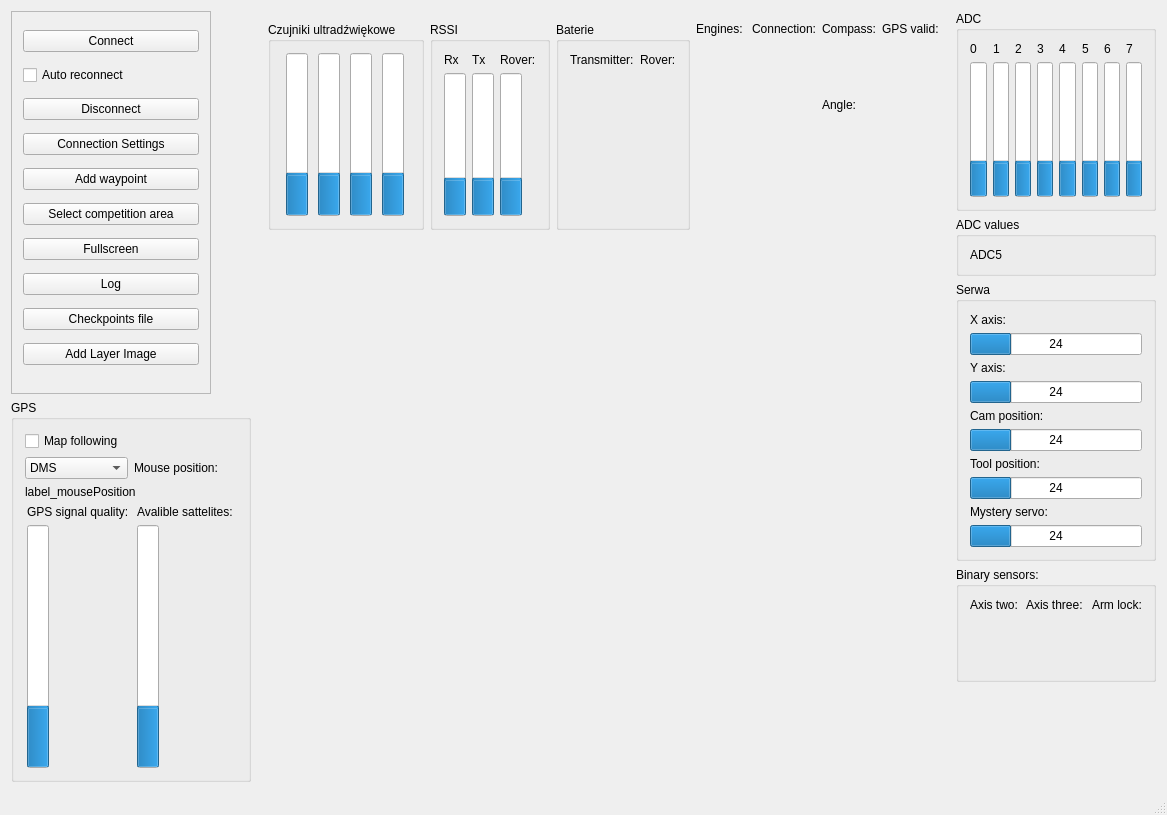
<?xml version="1.0" encoding="UTF-8"?>
<ui version="4.0">
 <class>MainWindow</class>
 <widget class="QMainWindow" name="MainWindow">
  <property name="geometry">
   <rect>
    <x>0</x>
    <y>0</y>
    <width>1112</width>
    <height>815</height>
   </rect>
  </property>
  <property name="windowTitle">
   <string>MainWindow</string>
  </property>
  <widget class="QWidget" name="centralWidget">
   <layout class="QHBoxLayout" name="horizontalLayout_10">
    <item>
     <layout class="QVBoxLayout" name="verticalLayout_left">
      <item>
       <widget class="QFrame" name="frame_buttons">
        <property name="sizePolicy">
         <sizepolicy hsizetype="Fixed" vsizetype="Expanding">
          <horstretch>0</horstretch>
          <verstretch>0</verstretch>
         </sizepolicy>
        </property>
        <property name="minimumSize">
         <size>
          <width>200</width>
          <height>0</height>
         </size>
        </property>
        <property name="maximumSize">
         <size>
          <width>16777215</width>
          <height>16777215</height>
         </size>
        </property>
        <property name="frameShape">
         <enum>QFrame::StyledPanel</enum>
        </property>
        <property name="frameShadow">
         <enum>QFrame::Raised</enum>
        </property>
        <layout class="QVBoxLayout" name="verticalLayout_3">
         <item>
          <widget class="QPushButton" name="pushButtonConnect">
           <property name="text">
            <string>Connect</string>
           </property>
          </widget>
         </item>
         <item>
          <widget class="QCheckBox" name="checkBox_autoReconnect">
           <property name="text">
            <string>Auto reconnect</string>
           </property>
          </widget>
         </item>
         <item>
          <widget class="QPushButton" name="pushButtonDisconnect">
           <property name="text">
            <string>Disconnect</string>
           </property>
          </widget>
         </item>
         <item>
          <widget class="QPushButton" name="pushButtonPreferences">
           <property name="text">
            <string>Connection Settings</string>
           </property>
          </widget>
         </item>
         <item>
          <widget class="QPushButton" name="pushButton_addCheckPoint">
           <property name="text">
            <string>Add waypoint</string>
           </property>
           <property name="checkable">
            <bool>false</bool>
           </property>
          </widget>
         </item>
         <item>
          <widget class="QPushButton" name="pushButton_area">
           <property name="text">
            <string>Select competition area</string>
           </property>
          </widget>
         </item>
         <item>
          <widget class="QPushButton" name="pushButton_fullscreen">
           <property name="text">
            <string>Fullscreen</string>
           </property>
          </widget>
         </item>
         <item>
          <widget class="QPushButton" name="pushButtonLog">
           <property name="text">
            <string>Log</string>
           </property>
          </widget>
         </item>
         <item>
          <widget class="QPushButton" name="pushButtonCheckpoints">
           <property name="text">
            <string>Checkpoints file</string>
           </property>
           <property name="flat">
            <bool>false</bool>
           </property>
          </widget>
         </item>
         <item>
          <widget class="QPushButton" name="pushButton_layerImage">
           <property name="text">
            <string>Add Layer Image</string>
           </property>
          </widget>
         </item>
        </layout>
       </widget>
      </item>
      <item>
       <widget class="QGroupBox" name="groupBox_GPS">
        <property name="sizePolicy">
         <sizepolicy hsizetype="Minimum" vsizetype="Expanding">
          <horstretch>0</horstretch>
          <verstretch>0</verstretch>
         </sizepolicy>
        </property>
        <property name="minimumSize">
         <size>
          <width>240</width>
          <height>0</height>
         </size>
        </property>
        <property name="maximumSize">
         <size>
          <width>16777215</width>
          <height>16777215</height>
         </size>
        </property>
        <property name="title">
         <string>GPS</string>
        </property>
        <layout class="QVBoxLayout" name="verticalLayout_2">
         <item>
          <widget class="QCheckBox" name="checkBox_follow">
           <property name="text">
            <string>Map following</string>
           </property>
          </widget>
         </item>
         <item>
          <layout class="QHBoxLayout" name="horizontalLayout_6">
           <item>
            <widget class="QComboBox" name="comboBox_mousePositionDisplayMode">
             <item>
              <property name="text">
               <string>DMS</string>
              </property>
             </item>
             <item>
              <property name="text">
               <string>Numeric</string>
              </property>
             </item>
            </widget>
           </item>
           <item>
            <widget class="QLabel" name="label_mouse">
             <property name="text">
              <string>Mouse position:</string>
             </property>
            </widget>
           </item>
          </layout>
         </item>
         <item>
          <widget class="QLabel" name="label_mousePosition">
           <property name="text">
            <string>label_mousePosition</string>
           </property>
          </widget>
         </item>
         <item>
          <layout class="QHBoxLayout" name="horizontalLayout_7">
           <item>
            <layout class="QVBoxLayout" name="verticalLayout_signalQuality">
             <item>
              <widget class="QLabel" name="label_signalQuality">
               <property name="text">
                <string>GPS signal quality:</string>
               </property>
              </widget>
             </item>
             <item>
              <widget class="QProgressBar" name="progressBar_signalQuality">
               <property name="value">
                <number>24</number>
               </property>
               <property name="orientation">
                <enum>Qt::Vertical</enum>
               </property>
              </widget>
             </item>
            </layout>
           </item>
           <item>
            <layout class="QVBoxLayout" name="verticalLayout_numberOfSatelittes">
             <item>
              <widget class="QLabel" name="label_numberOfSattelites">
               <property name="text">
                <string>Avalible sattelites:</string>
               </property>
              </widget>
             </item>
             <item>
              <widget class="QProgressBar" name="progressBar_numberOfSatelittes">
               <property name="value">
                <number>24</number>
               </property>
               <property name="orientation">
                <enum>Qt::Vertical</enum>
               </property>
              </widget>
             </item>
            </layout>
           </item>
          </layout>
         </item>
        </layout>
       </widget>
      </item>
     </layout>
    </item>
    <item>
     <layout class="QVBoxLayout" name="verticalLayout_middle">
      <item>
       <widget class="QFrame" name="frame">
        <property name="sizePolicy">
         <sizepolicy hsizetype="Preferred" vsizetype="Minimum">
          <horstretch>0</horstretch>
          <verstretch>0</verstretch>
         </sizepolicy>
        </property>
        <property name="maximumSize">
         <size>
          <width>16777215</width>
          <height>230</height>
         </size>
        </property>
        <property name="frameShape">
         <enum>QFrame::NoFrame</enum>
        </property>
        <property name="frameShadow">
         <enum>QFrame::Raised</enum>
        </property>
        <layout class="QHBoxLayout" name="horizontalLayout_12">
         <item>
          <widget class="QGroupBox" name="groupBox_sonars">
           <property name="sizePolicy">
            <sizepolicy hsizetype="Expanding" vsizetype="Expanding">
             <horstretch>0</horstretch>
             <verstretch>0</verstretch>
            </sizepolicy>
           </property>
           <property name="maximumSize">
            <size>
             <width>16777215</width>
             <height>16777215</height>
            </size>
           </property>
           <property name="title">
            <string>Czujniki ultradźwiękowe</string>
           </property>
           <property name="flat">
            <bool>false</bool>
           </property>
           <layout class="QHBoxLayout" name="horizontalLayout_11">
            <item>
             <widget class="QProgressBar" name="progressBar_sonarFarLeft">
              <property name="value">
               <number>24</number>
              </property>
              <property name="orientation">
               <enum>Qt::Vertical</enum>
              </property>
              <property name="invertedAppearance">
               <bool>false</bool>
              </property>
             </widget>
            </item>
            <item>
             <widget class="QProgressBar" name="progressBar_sonarLeft">
              <property name="value">
               <number>24</number>
              </property>
              <property name="orientation">
               <enum>Qt::Vertical</enum>
              </property>
              <property name="invertedAppearance">
               <bool>false</bool>
              </property>
             </widget>
            </item>
            <item>
             <widget class="QProgressBar" name="progressBar_SonarRight">
              <property name="value">
               <number>24</number>
              </property>
              <property name="orientation">
               <enum>Qt::Vertical</enum>
              </property>
              <property name="invertedAppearance">
               <bool>false</bool>
              </property>
             </widget>
            </item>
            <item>
             <widget class="QProgressBar" name="progressBar_sonarFarRight">
              <property name="value">
               <number>24</number>
              </property>
              <property name="orientation">
               <enum>Qt::Vertical</enum>
              </property>
              <property name="invertedAppearance">
               <bool>false</bool>
              </property>
             </widget>
            </item>
           </layout>
          </widget>
         </item>
         <item>
          <widget class="QGroupBox" name="groupBox_RSSI">
           <property name="sizePolicy">
            <sizepolicy hsizetype="Expanding" vsizetype="Expanding">
             <horstretch>0</horstretch>
             <verstretch>0</verstretch>
            </sizepolicy>
           </property>
           <property name="minimumSize">
            <size>
             <width>0</width>
             <height>100</height>
            </size>
           </property>
           <property name="maximumSize">
            <size>
             <width>16777215</width>
             <height>250</height>
            </size>
           </property>
           <property name="layoutDirection">
            <enum>Qt::LeftToRight</enum>
           </property>
           <property name="autoFillBackground">
            <bool>false</bool>
           </property>
           <property name="title">
            <string>RSSI</string>
           </property>
           <layout class="QHBoxLayout" name="horizontalLayout">
            <item>
             <layout class="QVBoxLayout" name="verticalLayout_Rx">
              <item>
               <widget class="QLabel" name="label_Rx">
                <property name="sizePolicy">
                 <sizepolicy hsizetype="Preferred" vsizetype="Minimum">
                  <horstretch>0</horstretch>
                  <verstretch>0</verstretch>
                 </sizepolicy>
                </property>
                <property name="minimumSize">
                 <size>
                  <width>0</width>
                  <height>0</height>
                 </size>
                </property>
                <property name="text">
                 <string>Rx</string>
                </property>
               </widget>
              </item>
              <item>
               <widget class="QProgressBar" name="progressBar_Rx">
                <property name="value">
                 <number>24</number>
                </property>
                <property name="orientation">
                 <enum>Qt::Vertical</enum>
                </property>
               </widget>
              </item>
             </layout>
            </item>
            <item>
             <layout class="QVBoxLayout" name="verticalLayout_Tx">
              <item>
               <widget class="QLabel" name="label_Tx">
                <property name="text">
                 <string>Tx</string>
                </property>
               </widget>
              </item>
              <item>
               <widget class="QProgressBar" name="progressBar_Tx">
                <property name="value">
                 <number>24</number>
                </property>
                <property name="orientation">
                 <enum>Qt::Vertical</enum>
                </property>
               </widget>
              </item>
             </layout>
            </item>
            <item>
             <layout class="QVBoxLayout" name="verticalLayou_RobotRSSI">
              <item>
               <widget class="QLabel" name="label_RobotRSSI">
                <property name="text">
                 <string>Rover:</string>
                </property>
               </widget>
              </item>
              <item>
               <widget class="QProgressBar" name="progressBar_RobotRSSI">
                <property name="value">
                 <number>24</number>
                </property>
                <property name="orientation">
                 <enum>Qt::Vertical</enum>
                </property>
               </widget>
              </item>
             </layout>
            </item>
           </layout>
          </widget>
         </item>
         <item>
          <widget class="QGroupBox" name="groupBox_batteries">
           <property name="sizePolicy">
            <sizepolicy hsizetype="Preferred" vsizetype="Expanding">
             <horstretch>0</horstretch>
             <verstretch>0</verstretch>
            </sizepolicy>
           </property>
           <property name="minimumSize">
            <size>
             <width>0</width>
             <height>100</height>
            </size>
           </property>
           <property name="maximumSize">
            <size>
             <width>16777215</width>
             <height>250</height>
            </size>
           </property>
           <property name="title">
            <string>Baterie</string>
           </property>
           <property name="flat">
            <bool>false</bool>
           </property>
           <layout class="QHBoxLayout" name="horizontalLayout_4">
            <item>
             <layout class="QVBoxLayout" name="verticalLayout_4">
              <item>
               <widget class="QLabel" name="label_receiver">
                <property name="text">
                 <string>Transmitter:</string>
                </property>
               </widget>
              </item>
              <item>
               <widget class="BateriaBar" name="bateriabar_receiver" native="true">
                <property name="sizePolicy">
                 <sizepolicy hsizetype="Fixed" vsizetype="Expanding">
                  <horstretch>0</horstretch>
                  <verstretch>0</verstretch>
                 </sizepolicy>
                </property>
                <property name="minimumSize">
                 <size>
                  <width>21</width>
                  <height>0</height>
                 </size>
                </property>
               </widget>
              </item>
             </layout>
            </item>
            <item>
             <layout class="QVBoxLayout" name="verticalLayout_battery">
              <item>
               <widget class="QLabel" name="label_Batery">
                <property name="text">
                 <string>Rover:</string>
                </property>
               </widget>
              </item>
              <item>
               <widget class="BateriaBar" name="bateriabar" native="true">
                <property name="sizePolicy">
                 <sizepolicy hsizetype="Fixed" vsizetype="Expanding">
                  <horstretch>0</horstretch>
                  <verstretch>0</verstretch>
                 </sizepolicy>
                </property>
                <property name="minimumSize">
                 <size>
                  <width>21</width>
                  <height>0</height>
                 </size>
                </property>
               </widget>
              </item>
             </layout>
            </item>
           </layout>
          </widget>
         </item>
         <item>
          <layout class="QVBoxLayout" name="verticalLayout_Engine">
           <item>
            <widget class="QLabel" name="label_Engine">
             <property name="sizePolicy">
              <sizepolicy hsizetype="Minimum" vsizetype="Preferred">
               <horstretch>0</horstretch>
               <verstretch>0</verstretch>
              </sizepolicy>
             </property>
             <property name="text">
              <string>Engines:</string>
             </property>
            </widget>
           </item>
           <item>
            <widget class="WorkIndicator" name="workIndicator_Engine">
             <property name="enabled">
              <bool>true</bool>
             </property>
             <property name="sizePolicy">
              <sizepolicy hsizetype="Fixed" vsizetype="Fixed">
               <horstretch>0</horstretch>
               <verstretch>0</verstretch>
              </sizepolicy>
             </property>
             <property name="minimumSize">
              <size>
               <width>50</width>
               <height>50</height>
              </size>
             </property>
             <property name="maximumSize">
              <size>
               <width>50</width>
               <height>50</height>
              </size>
             </property>
             <property name="baseSize">
              <size>
               <width>50</width>
               <height>50</height>
              </size>
             </property>
             <property name="text">
              <string/>
             </property>
             <property name="scaledContents">
              <bool>false</bool>
             </property>
            </widget>
           </item>
           <item>
            <spacer name="verticalSpacer">
             <property name="orientation">
              <enum>Qt::Vertical</enum>
             </property>
             <property name="sizeHint" stdset="0">
              <size>
               <width>20</width>
               <height>40</height>
              </size>
             </property>
            </spacer>
           </item>
          </layout>
         </item>
         <item>
          <layout class="QVBoxLayout" name="verticalLayout_connection">
           <item>
            <widget class="QLabel" name="label_2">
             <property name="text">
              <string>Connection:</string>
             </property>
            </widget>
           </item>
           <item>
            <widget class="WorkIndicator" name="ConnctionIndicator">
             <property name="sizePolicy">
              <sizepolicy hsizetype="Fixed" vsizetype="Fixed">
               <horstretch>0</horstretch>
               <verstretch>0</verstretch>
              </sizepolicy>
             </property>
             <property name="minimumSize">
              <size>
               <width>50</width>
               <height>50</height>
              </size>
             </property>
             <property name="maximumSize">
              <size>
               <width>50</width>
               <height>50</height>
              </size>
             </property>
             <property name="baseSize">
              <size>
               <width>50</width>
               <height>50</height>
              </size>
             </property>
             <property name="text">
              <string/>
             </property>
            </widget>
           </item>
           <item>
            <spacer name="verticalSpacer_4">
             <property name="orientation">
              <enum>Qt::Vertical</enum>
             </property>
             <property name="sizeHint" stdset="0">
              <size>
               <width>20</width>
               <height>40</height>
              </size>
             </property>
            </spacer>
           </item>
          </layout>
         </item>
         <item>
          <layout class="QVBoxLayout" name="verticalLayout">
           <item>
            <widget class="QLabel" name="label_compass">
             <property name="text">
              <string>Compass:</string>
             </property>
            </widget>
           </item>
           <item>
            <widget class="Sonar" name="widget_compass" native="true">
             <property name="sizePolicy">
              <sizepolicy hsizetype="Fixed" vsizetype="Fixed">
               <horstretch>0</horstretch>
               <verstretch>0</verstretch>
              </sizepolicy>
             </property>
             <property name="minimumSize">
              <size>
               <width>50</width>
               <height>50</height>
              </size>
             </property>
            </widget>
           </item>
           <item>
            <widget class="QLabel" name="label_Angle">
             <property name="text">
              <string>Angle:</string>
             </property>
            </widget>
           </item>
           <item>
            <spacer name="verticalSpacer_3">
             <property name="orientation">
              <enum>Qt::Vertical</enum>
             </property>
             <property name="sizeHint" stdset="0">
              <size>
               <width>20</width>
               <height>40</height>
              </size>
             </property>
            </spacer>
           </item>
          </layout>
         </item>
         <item>
          <layout class="QVBoxLayout" name="verticalLayout_7">
           <item>
            <widget class="QLabel" name="label_GpsValid">
             <property name="text">
              <string>GPS valid:</string>
             </property>
            </widget>
           </item>
           <item>
            <widget class="WorkIndicator" name="WorkIndicator_GPS">
             <property name="sizePolicy">
              <sizepolicy hsizetype="Fixed" vsizetype="Fixed">
               <horstretch>0</horstretch>
               <verstretch>0</verstretch>
              </sizepolicy>
             </property>
             <property name="minimumSize">
              <size>
               <width>50</width>
               <height>50</height>
              </size>
             </property>
             <property name="maximumSize">
              <size>
               <width>50</width>
               <height>50</height>
              </size>
             </property>
             <property name="text">
              <string/>
             </property>
            </widget>
           </item>
           <item>
            <spacer name="verticalSpacer_5">
             <property name="orientation">
              <enum>Qt::Vertical</enum>
             </property>
             <property name="sizeHint" stdset="0">
              <size>
               <width>20</width>
               <height>40</height>
              </size>
             </property>
            </spacer>
           </item>
          </layout>
         </item>
        </layout>
       </widget>
      </item>
      <item>
       <widget class="QWidget" name="widget_map" native="true">
        <property name="sizePolicy">
         <sizepolicy hsizetype="Expanding" vsizetype="Expanding">
          <horstretch>0</horstretch>
          <verstretch>0</verstretch>
         </sizepolicy>
        </property>
        <layout class="QHBoxLayout" name="horizontalLayout_2"/>
       </widget>
      </item>
     </layout>
    </item>
    <item>
     <layout class="QVBoxLayout" name="verticalLayout_right">
      <item>
       <widget class="QGroupBox" name="groupBox_adc">
        <property name="sizePolicy">
         <sizepolicy hsizetype="Minimum" vsizetype="Minimum">
          <horstretch>0</horstretch>
          <verstretch>0</verstretch>
         </sizepolicy>
        </property>
        <property name="minimumSize">
         <size>
          <width>200</width>
          <height>200</height>
         </size>
        </property>
        <property name="maximumSize">
         <size>
          <width>300</width>
          <height>200</height>
         </size>
        </property>
        <property name="title">
         <string>ADC</string>
        </property>
        <layout class="QHBoxLayout" name="horizontalLayout_9">
         <item>
          <layout class="QVBoxLayout" name="verticalLayout_8">
           <item>
            <widget class="QLabel" name="label_adc0">
             <property name="text">
              <string>0</string>
             </property>
            </widget>
           </item>
           <item>
            <widget class="QProgressBar" name="progressBar_adc0">
             <property name="value">
              <number>24</number>
             </property>
             <property name="orientation">
              <enum>Qt::Vertical</enum>
             </property>
             <property name="format">
              <string>%v</string>
             </property>
            </widget>
           </item>
          </layout>
         </item>
         <item>
          <layout class="QVBoxLayout" name="verticalLayout_ADC1">
           <item>
            <widget class="QLabel" name="label_adc1">
             <property name="text">
              <string>1</string>
             </property>
            </widget>
           </item>
           <item>
            <widget class="QProgressBar" name="progressBar_adc1">
             <property name="value">
              <number>24</number>
             </property>
             <property name="orientation">
              <enum>Qt::Vertical</enum>
             </property>
            </widget>
           </item>
          </layout>
         </item>
         <item>
          <layout class="QVBoxLayout" name="verticalLayout_ADC2">
           <item>
            <widget class="QLabel" name="label">
             <property name="text">
              <string>2</string>
             </property>
            </widget>
           </item>
           <item>
            <widget class="QProgressBar" name="progressBar_adc2">
             <property name="value">
              <number>24</number>
             </property>
             <property name="orientation">
              <enum>Qt::Vertical</enum>
             </property>
             <property name="invertedAppearance">
              <bool>false</bool>
             </property>
            </widget>
           </item>
          </layout>
         </item>
         <item>
          <layout class="QVBoxLayout" name="verticalLayout__ADC3">
           <item>
            <widget class="QLabel" name="label_adc3">
             <property name="text">
              <string>3</string>
             </property>
            </widget>
           </item>
           <item>
            <widget class="QProgressBar" name="progressBar_adc3">
             <property name="value">
              <number>24</number>
             </property>
             <property name="orientation">
              <enum>Qt::Vertical</enum>
             </property>
            </widget>
           </item>
          </layout>
         </item>
         <item>
          <layout class="QVBoxLayout" name="verticalLayout_ADC4">
           <item>
            <widget class="QLabel" name="label_adc4">
             <property name="text">
              <string>4</string>
             </property>
            </widget>
           </item>
           <item>
            <widget class="QProgressBar" name="progressBar_adc4">
             <property name="value">
              <number>24</number>
             </property>
             <property name="orientation">
              <enum>Qt::Vertical</enum>
             </property>
            </widget>
           </item>
          </layout>
         </item>
         <item>
          <layout class="QVBoxLayout" name="verticalLayout_ADC5">
           <item>
            <widget class="QLabel" name="label_adc5">
             <property name="text">
              <string>5</string>
             </property>
            </widget>
           </item>
           <item>
            <widget class="QProgressBar" name="progressBar_adc5">
             <property name="value">
              <number>24</number>
             </property>
             <property name="orientation">
              <enum>Qt::Vertical</enum>
             </property>
            </widget>
           </item>
          </layout>
         </item>
         <item>
          <layout class="QVBoxLayout" name="verticalLayout_ADC6">
           <item>
            <widget class="QLabel" name="label_adc6">
             <property name="text">
              <string>6</string>
             </property>
            </widget>
           </item>
           <item>
            <widget class="QProgressBar" name="progressBar_adc6">
             <property name="value">
              <number>24</number>
             </property>
             <property name="orientation">
              <enum>Qt::Vertical</enum>
             </property>
            </widget>
           </item>
          </layout>
         </item>
         <item>
          <layout class="QVBoxLayout" name="verticalLayout_ADC7">
           <item>
            <widget class="QLabel" name="label_adc7">
             <property name="text">
              <string>7</string>
             </property>
            </widget>
           </item>
           <item>
            <widget class="QProgressBar" name="progressBar_adc7">
             <property name="value">
              <number>24</number>
             </property>
             <property name="orientation">
              <enum>Qt::Vertical</enum>
             </property>
            </widget>
           </item>
          </layout>
         </item>
        </layout>
       </widget>
      </item>
      <item>
       <widget class="QGroupBox" name="groupBox_ADCValues">
        <property name="title">
         <string>ADC values</string>
        </property>
        <layout class="QVBoxLayout" name="verticalLayout_6">
         <item>
          <widget class="QLabel" name="label_ADC5Value">
           <property name="text">
            <string>ADC5</string>
           </property>
          </widget>
         </item>
        </layout>
       </widget>
      </item>
      <item>
       <widget class="QGroupBox" name="groupBox_serv">
        <property name="sizePolicy">
         <sizepolicy hsizetype="Minimum" vsizetype="Preferred">
          <horstretch>0</horstretch>
          <verstretch>0</verstretch>
         </sizepolicy>
        </property>
        <property name="minimumSize">
         <size>
          <width>200</width>
          <height>0</height>
         </size>
        </property>
        <property name="maximumSize">
         <size>
          <width>200</width>
          <height>16777215</height>
         </size>
        </property>
        <property name="title">
         <string>Serwa</string>
        </property>
        <layout class="QVBoxLayout" name="verticalLayout_5">
         <item>
          <layout class="QVBoxLayout" name="verticalLayout_serv">
           <item>
            <widget class="QLabel" name="label_XAxis">
             <property name="text">
              <string>X axis:</string>
             </property>
            </widget>
           </item>
           <item>
            <widget class="QProgressBar" name="progressBar_servoXAxis">
             <property name="value">
              <number>24</number>
             </property>
             <property name="format">
              <string>%v</string>
             </property>
            </widget>
           </item>
           <item>
            <widget class="QLabel" name="label_YAxis">
             <property name="text">
              <string>Y axis:</string>
             </property>
            </widget>
           </item>
           <item>
            <widget class="QProgressBar" name="progressBar_servoYAxis">
             <property name="value">
              <number>24</number>
             </property>
             <property name="format">
              <string>%v</string>
             </property>
            </widget>
           </item>
           <item>
            <widget class="QLabel" name="label_Cam">
             <property name="text">
              <string>Cam position:</string>
             </property>
            </widget>
           </item>
           <item>
            <widget class="QProgressBar" name="progressBar_servoCam">
             <property name="value">
              <number>24</number>
             </property>
             <property name="format">
              <string>%v</string>
             </property>
            </widget>
           </item>
           <item>
            <widget class="QLabel" name="label_Tool">
             <property name="text">
              <string>Tool position:</string>
             </property>
            </widget>
           </item>
           <item>
            <widget class="QProgressBar" name="progressBar_servoTool">
             <property name="value">
              <number>24</number>
             </property>
             <property name="format">
              <string>%v</string>
             </property>
            </widget>
           </item>
           <item>
            <widget class="QLabel" name="label_Mystery">
             <property name="text">
              <string>Mystery servo:</string>
             </property>
            </widget>
           </item>
           <item>
            <widget class="QProgressBar" name="progressBar_servoMystery">
             <property name="value">
              <number>24</number>
             </property>
             <property name="textDirection">
              <enum>QProgressBar::TopToBottom</enum>
             </property>
             <property name="format">
              <string>%v</string>
             </property>
            </widget>
           </item>
          </layout>
         </item>
        </layout>
       </widget>
      </item>
      <item>
       <widget class="QGroupBox" name="groupBox_limits">
        <property name="sizePolicy">
         <sizepolicy hsizetype="Minimum" vsizetype="Preferred">
          <horstretch>0</horstretch>
          <verstretch>0</verstretch>
         </sizepolicy>
        </property>
        <property name="minimumSize">
         <size>
          <width>200</width>
          <height>0</height>
         </size>
        </property>
        <property name="title">
         <string>Binary sensors:</string>
        </property>
        <layout class="QHBoxLayout" name="horizontalLayout_8">
         <item>
          <layout class="QVBoxLayout" name="verticalLayout_limit1">
           <item>
            <widget class="QLabel" name="label_limit1">
             <property name="text">
              <string>Axis two:</string>
             </property>
            </widget>
           </item>
           <item>
            <widget class="WorkIndicator" name="workindicator_limit1">
             <property name="sizePolicy">
              <sizepolicy hsizetype="Fixed" vsizetype="Fixed">
               <horstretch>0</horstretch>
               <verstretch>0</verstretch>
              </sizepolicy>
             </property>
             <property name="minimumSize">
              <size>
               <width>50</width>
               <height>50</height>
              </size>
             </property>
             <property name="maximumSize">
              <size>
               <width>50</width>
               <height>50</height>
              </size>
             </property>
             <property name="text">
              <string/>
             </property>
            </widget>
           </item>
          </layout>
         </item>
         <item>
          <layout class="QVBoxLayout" name="verticalLayout_limit2">
           <item>
            <widget class="QLabel" name="label_limit2">
             <property name="text">
              <string>Axis three: </string>
             </property>
            </widget>
           </item>
           <item>
            <widget class="WorkIndicator" name="workindicator_limit2">
             <property name="sizePolicy">
              <sizepolicy hsizetype="Fixed" vsizetype="Fixed">
               <horstretch>0</horstretch>
               <verstretch>0</verstretch>
              </sizepolicy>
             </property>
             <property name="minimumSize">
              <size>
               <width>50</width>
               <height>50</height>
              </size>
             </property>
             <property name="maximumSize">
              <size>
               <width>50</width>
               <height>50</height>
              </size>
             </property>
             <property name="text">
              <string/>
             </property>
            </widget>
           </item>
          </layout>
         </item>
         <item>
          <layout class="QVBoxLayout" name="verticalLayout_limit3">
           <item>
            <widget class="QLabel" name="label_limit3">
             <property name="text">
              <string>Arm lock:</string>
             </property>
            </widget>
           </item>
           <item>
            <widget class="WorkIndicator" name="workindicator_limit3">
             <property name="sizePolicy">
              <sizepolicy hsizetype="Fixed" vsizetype="Fixed">
               <horstretch>0</horstretch>
               <verstretch>0</verstretch>
              </sizepolicy>
             </property>
             <property name="minimumSize">
              <size>
               <width>50</width>
               <height>50</height>
              </size>
             </property>
             <property name="maximumSize">
              <size>
               <width>50</width>
               <height>50</height>
              </size>
             </property>
             <property name="text">
              <string/>
             </property>
            </widget>
           </item>
          </layout>
         </item>
        </layout>
       </widget>
      </item>
      <item>
       <spacer name="verticalSpacer_2">
        <property name="orientation">
         <enum>Qt::Vertical</enum>
        </property>
        <property name="sizeHint" stdset="0">
         <size>
          <width>20</width>
          <height>40</height>
         </size>
        </property>
       </spacer>
      </item>
     </layout>
    </item>
   </layout>
  </widget>
  <widget class="QMenuBar" name="menuBar">
   <property name="geometry">
    <rect>
     <x>0</x>
     <y>0</y>
     <width>1112</width>
     <height>21</height>
    </rect>
   </property>
  </widget>
  <widget class="QStatusBar" name="statusBar"/>
 </widget>
 <layoutdefault spacing="6" margin="11"/>
 <customwidgets>
  <customwidget>
   <class>BateriaBar</class>
   <extends>QWidget</extends>
   <header>bateriabar.h</header>
   <container>1</container>
  </customwidget>
  <customwidget>
   <class>WorkIndicator</class>
   <extends>QLabel</extends>
   <header>workindicator.h</header>
  </customwidget>
  <customwidget>
   <class>Sonar</class>
   <extends>QWidget</extends>
   <header>sonar.h</header>
   <container>1</container>
  </customwidget>
 </customwidgets>
 <resources/>
 <connections/>
</ui>
